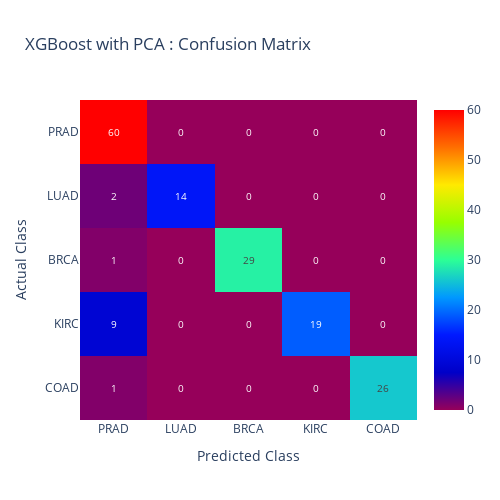

This figure's notebook cell:
### Code cell
xgb_conf_matrix = xgb_best_results['Confusion matrix']
plot_confusion_matrix(xgb_conf_matrix, labels=class_unique_vals, title='XGBoost with PCA : Confusion Matrix')

### Figure 1 — Plotly figure (JSON) as saved in the notebook; plotly's stock layout.template omitted (floating-point values rounded to 4 significant figures)
{"data": [{"colorscale": [[0, "rgb(150,0,90)"], [0.125, "rgb(0,0,200)"], [0.25, "rgb(0,25,255)"], [0.375, "rgb(0,152,255)"], [0.5, "rgb(44,255,150)"], [0.625, "rgb(151,255,0)"], [0.75, "rgb(255,234,0)"], [0.875, "rgb(255,111,0)"], [1, "rgb(255,0,0)"]], "textfont": {"size": 10}, "texttemplate": "%{z}", "type": "heatmap", "x": ["PRAD", "LUAD", "BRCA", "KIRC", "COAD"], "y": ["COAD", "KIRC", "BRCA", "LUAD", "PRAD"], "z": [[1, 0, 0, 0, 26], [9, 0, 0, 19, 0], [1, 0, 29, 0, 0], [2, 14, 0, 0, 0], [60, 0, 0, 0, 0]]}], "layout": {"height": 500, "title": {"text": "XGBoost with PCA : Confusion Matrix"}, "width": 500, "xaxis": {"title": {"text": "Predicted Class"}}, "yaxis": {"title": {"text": "Actual Class"}}}}
